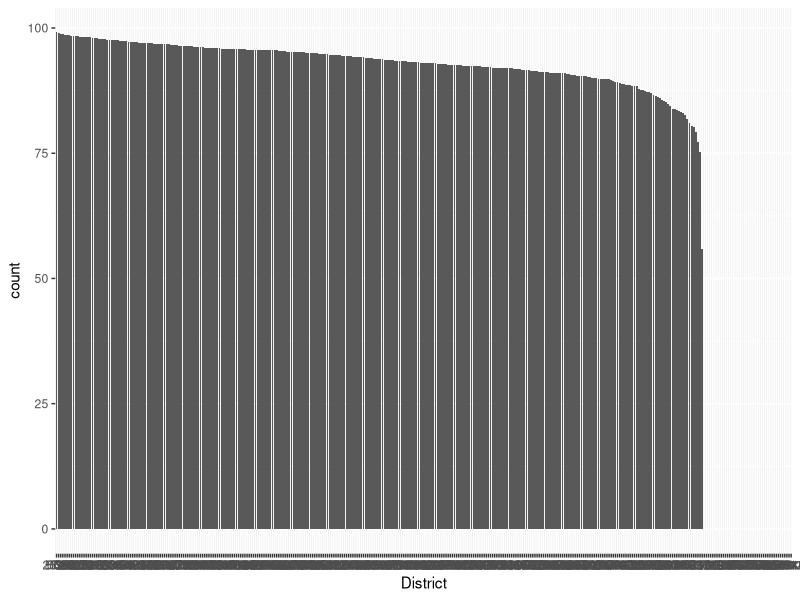

Recreate this plot in R.
## ---- chunk 1
knitr::opts_chunk$set(echo = TRUE)
## ---- chunk 2
#all the packages we used in this project
library(ggplot2)
library(dplyr)
## ---- chunk 3
gr=read.csv("4-Year_Graduation_Rates_in_Iowa_by_Cohort_and_Public_School_District.csv")
## ---- chunk 4
dim(gr)
variable.names(gr)
## ---- chunk 5
gr %>% 
  group_by(District) %>% 
  summarize(Graduation.Rate= mean(Graduation.Rate)) %>%
  mutate(District= reorder(District, -Graduation.Rate, mean)) %>%
  ggplot(aes(District, weight=Graduation.Rate)) + geom_bar()
## ---- chunk 6

